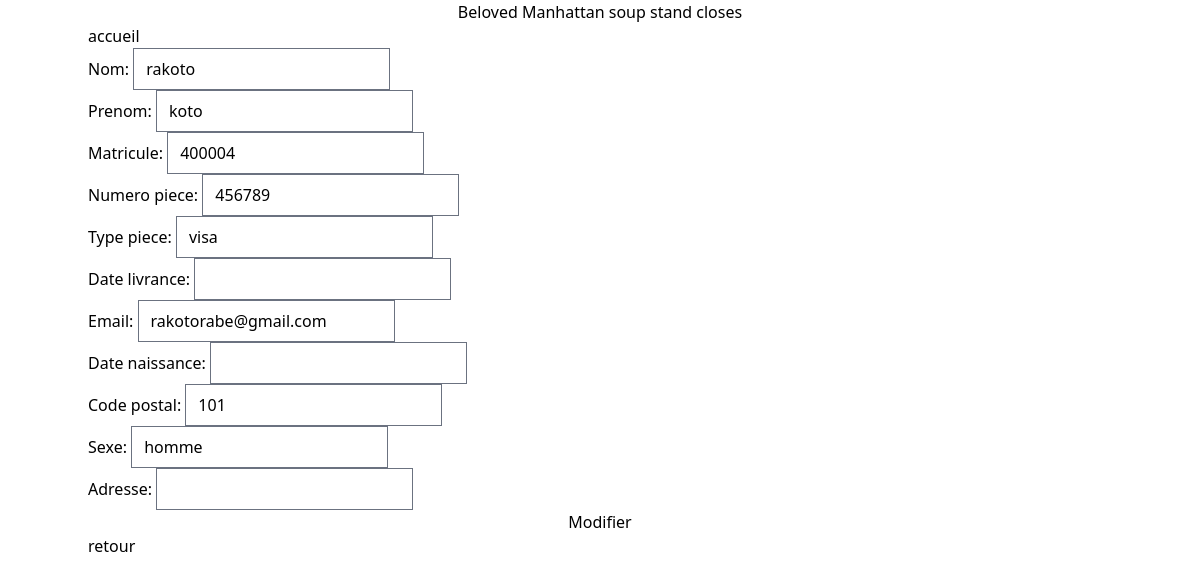
Page /8/ on the earlier database version.
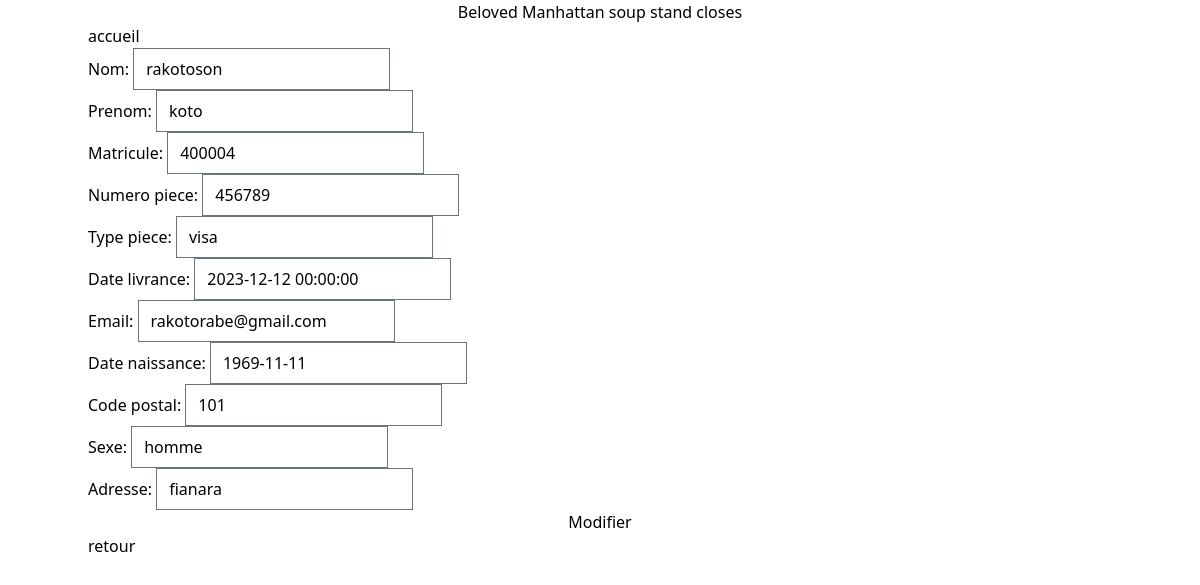
Same page on the later database version.
### tafika/models.py (models this page shows)
class Beneficiaire(models.Model):
    nom = models.CharField(max_length=255)
    prenom = models.CharField(max_length=255)
    matricule = models.CharField(max_length=255)
    numero_piece = models.CharField(max_length=255)
    type_piece = models.CharField(max_length=255)
    date_livrance = models.DateField()
    telephone = models.CharField(max_length=20)
    email = models.EmailField()
    date_naissance = models.DateField()
    code_postal = models.CharField(max_length=10)
    sexe = models.CharField(max_length=10)
    adresse = models.CharField(max_length=255)

### tafika/views.py (the view)
# urls.py: path('<int:beneficiaire_id>/', views.modifier_beneficiaire, name='modifier_beneficiaire'),
def modifier_beneficiaire(request, beneficiaire_id):
    beneficiaire = get_object_or_404(Beneficiaire, id=beneficiaire_id)
    if request.method == 'POST':
        form = BeneficiaireRegistration(request.POST, instance=beneficiaire)
        if form.is_valid():
            form.save()
            return redirect('afficher_modifications')
    else:
        form = BeneficiaireRegistration(instance=beneficiaire)
    return render(request, 'tafika/modification.html', {'form': form})

### tafika/forms.py
class BeneficiaireRegistration(forms.ModelForm):
    class Meta:
        model = Beneficiaire
        fields = ['nom', 'prenom','matricule','numero_piece','type_piece','date_livrance','email','date_naissance','code_postal','sexe','adresse']
        widgets = {
                  'nom': forms.TextInput(attrs={'class': 'form-control'}),
                  'prenom':forms.TextInput(attrs={'class': 'form-control'}),
                  'matricule':forms.TextInput(attrs={'class': 'form-control'}),
                  'numero_piece':forms.TextInput(attrs={'class': 'form-control'}),
                  'type_piece':forms.TextInput(attrs={'class': 'form-control'}),
                  'date_livrance':forms.DateTimeInput(attrs={'class': 'form-control'}),
                  'email':forms.EmailInput(attrs={'class': 'form-control'}),
                  'date_naissance':forms.TextInput(attrs={'class': 'form-control'}),
                  'code_postal':forms.TextInput(attrs={'class': 'form-control'}),
                  'sexe':forms.TextInput(attrs={'class': 'form-control'}),
                  'adresse':forms.TextInput(attrs={'class': 'form-control'}),
                  }

### tafika/templates/tafika/modification.html (shortened to what this page needs)
{% extends 'tafika/home.html'%}
{% block content%}
 <form action="" method="post">
    {{form.as_p}}
         <button class="w-full h-full rounded-md py-2 px-4 bg-blue-500 text-white disabled" type="submit">
            Modifier
        </button>
        <a href="{% url 'liste' %}">retour</a>
    </form>
{%endblock%}

### tafika/templates/tafika/home.html (shortened to what this page needs)
{%load tailwind_tags%}
<!DOCTYPE html>
{%load static%}
<html>
    <head>
        <link rel="stylesheet" href="">
{% tailwind_css %}
    </head>
    <body>
        <div class="container mx-auto">
            <h3 class="justify-center text-center">Beloved Manhattan soup stand closes</h3>
            <a href="{% url 'liste' %}">accueil</a>
            {% block content%}
            {% endblock content %}
        </div>
    </body>
</html>

Differences in the rows shown:
changed Beneficiaire "koto": nom "rakoto" → "rakotoson"; date_livrance (not shown) → "2023-12-12 00:00:00"; date_naissance (not shown) → "1969-11-11"; adresse (not shown) → "fianara"
